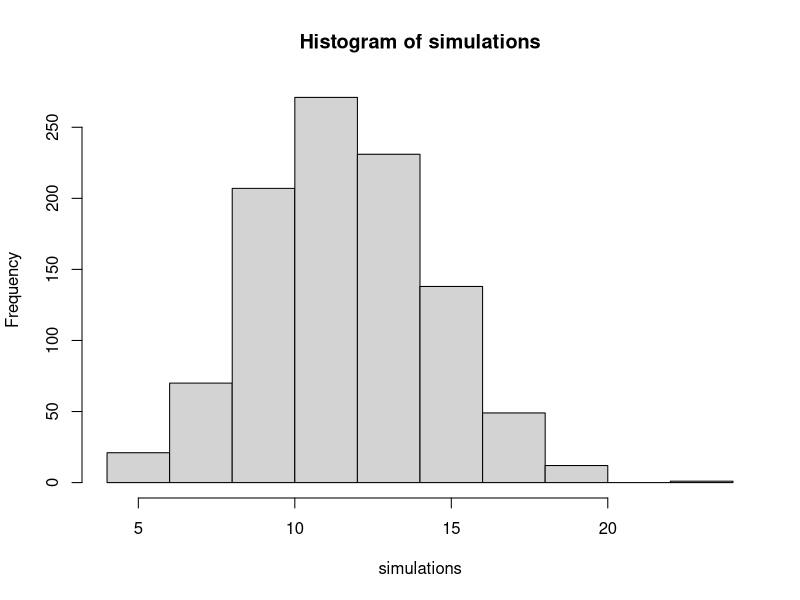
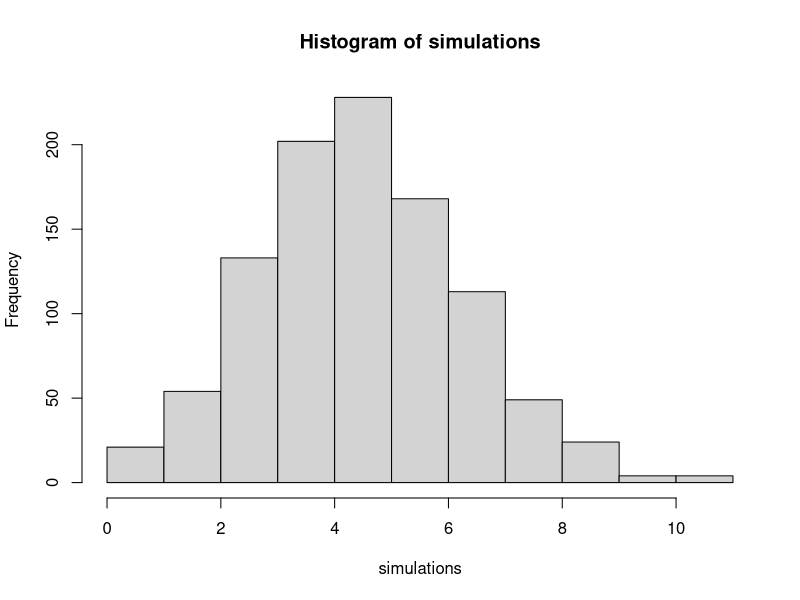

R code for these plots, in order:
## ---- chunk 1
simulations <- rbinom(n = 1000, size = 39, prob = .309)

hist(simulations)

table(simulations)
## ---- chunk 2
simulations <- rbinom(n = 1000, size = 15, prob = .329)

hist(simulations)

table(simulations)
